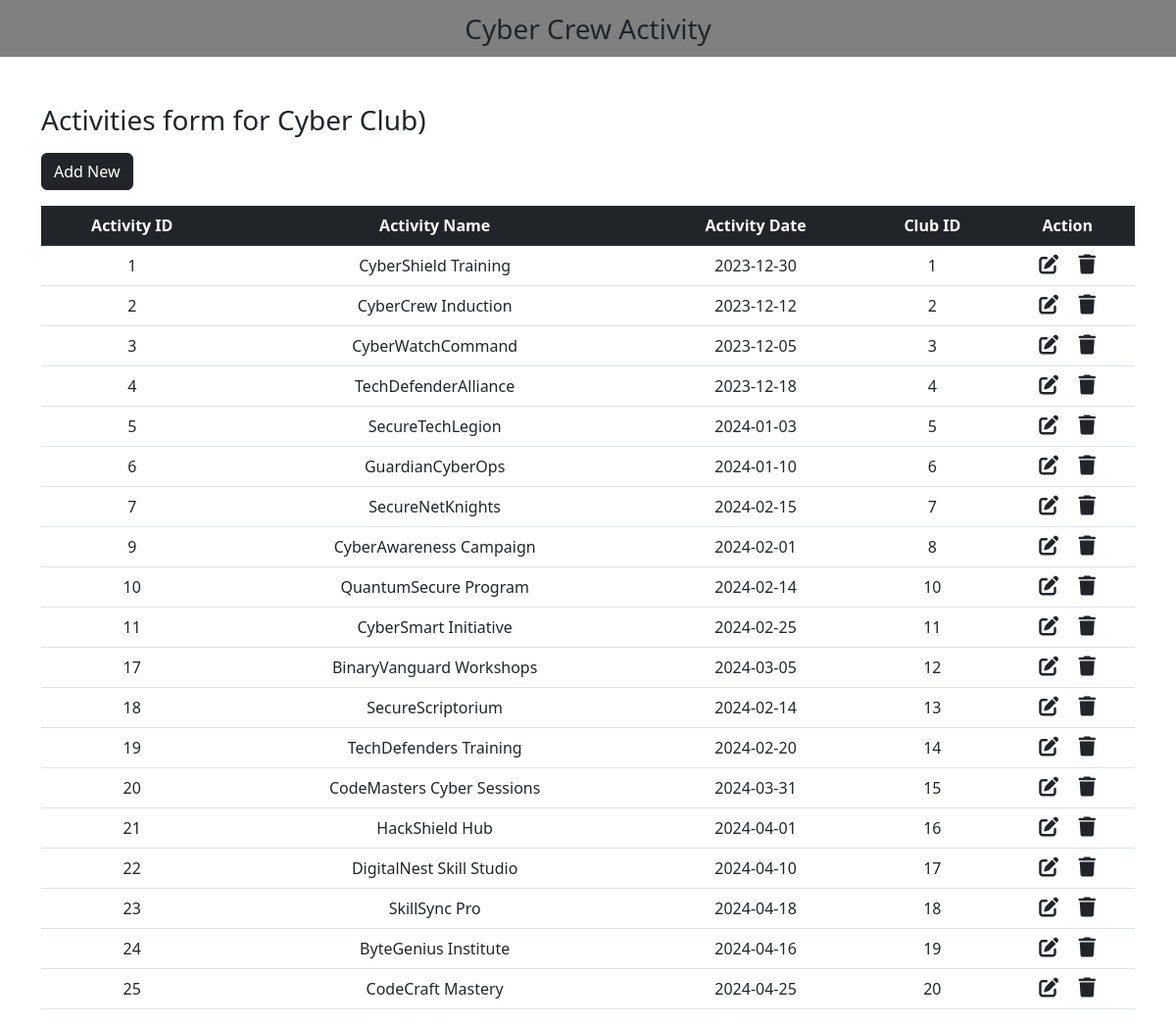
The page /admin/activity.php on the database its author committed.
### tables this page shows
CREATE TABLE `activity` (
  `activity_id` int NOT NULL,
  `activity_name` varchar(200) NOT NULL,
  `activity_date` date NOT NULL,
  `club_id` int NOT NULL
);

### admin/activity.php (the view, shortened to what this page needs)
<?php
include "db_conn.php";
?>
<!DOCTYPE html>
<html lang="en">
<head>
  <link href="https://cdn.jsdelivr.net/npm/bootstrap@5.2.3/dist/css/bootstrap.min.css" rel="stylesheet">
  <link rel="stylesheet" href="https://cdnjs.cloudflare.com/ajax/libs/font-awesome/6.4.0/css/all.min.css" />
</head>
<body>
  <nav class="navbar navbar-light justify-content-center fs-3 mb-5" style="background-color:grey;">
   Cyber Crew Activity
  </nav>
  <div class="container">
	<p align="center"><h3>Activities form for Cyber Club)</h3></p>
    <a href="add_activity.php" class="btn btn-dark mb-3">Add New</a>
    <table class="table table-hover text-center">
      <thead class="table-dark">
        <tr>
          <th scope="col">Activity ID</th>
          <th scope="col">Activity Name</th>
          <th scope="col">Activity Date</th>
          <th scope="col">Club ID</th>
          <th scope="col">Action</th>
        </tr>
      </thead>
      <tbody>
        <?php
        $sql = "SELECT * FROM `activity`";
        $result = mysqli_query($conn, $sql);
        while ($row = mysqli_fetch_assoc($result)) {
        ?>
          <tr>
            <td><?php echo $row["activity_id"] ?></td>
            <td><?php echo $row["activity_name"] ?></td>
            <td><?php echo $row["activity_date"] ?></td>
            <td><?php echo $row["club_id"] ?></td>
            <td>
              <a href="edit_activity.php?activity_id=<?php echo $row["activity_id"] ?>" class="link-dark"><i class="fa-solid fa-pen-to-square fs-5 me-3"></i></a>
              <a href="delete_activity.php?activity_id=<?php echo $row["activity_id"] ?>" class="link-dark"><i class="fa-solid fa-trash fs-5"></i></a>
            </td>
          </tr>
        <?php
        }
        ?>
      </tbody>
    </table>
  </div>
</body>
</html>

### rows shown on the page
activity: activity_id "1", activity_name "CyberShield Training", activity_date "2023-12-30", club "1"
activity: activity_id "2", activity_name "CyberCrew Induction", activity_date "2023-12-12", club "2"
activity: activity_id "3", activity_name "CyberWatchCommand", activity_date "2023-12-05", club "3"
activity: activity_id "4", activity_name "TechDefenderAlliance", activity_date "2023-12-18", club "4"
activity: activity_id "5", activity_name "SecureTechLegion", activity_date "2024-01-03", club "5"
activity: activity_id "6", activity_name "GuardianCyberOps", activity_date "2024-01-10", club "6"
activity: activity_id "7", activity_name "SecureNetKnights", activity_date "2024-02-15", club "7"
activity: activity_id "9", activity_name "CyberAwareness Campaign", activity_date "2024-02-01", club "8"
activity: activity_id "10", activity_name "QuantumSecure Program", activity_date "2024-02-14", club "10"
activity: activity_id "11", activity_name "CyberSmart Initiative", activity_date "2024-02-25", club "11"
activity: activity_id "17", activity_name "BinaryVanguard Workshops", activity_date "2024-03-05", club "12"
activity: activity_id "18", activity_name "SecureScriptorium", activity_date "2024-02-14", club "13"
activity: activity_id "19", activity_name "TechDefenders Training", activity_date "2024-02-20", club "14"
activity: activity_id "20", activity_name "CodeMasters Cyber Sessions", activity_date "2024-03-31", club "15"
activity: activity_id "21", activity_name "HackShield Hub", activity_date "2024-04-01", club "16"
activity: activity_id "22", activity_name "DigitalNest Skill Studio", activity_date "2024-04-10", club "17"
activity: activity_id "23", activity_name "SkillSync Pro", activity_date "2024-04-18", club "18"
activity: activity_id "24", activity_name "ByteGenius Institute", activity_date "2024-04-16", club "19"
activity: activity_id "25", activity_name "CodeCraft Mastery", activity_date "2024-04-25", club "20"
